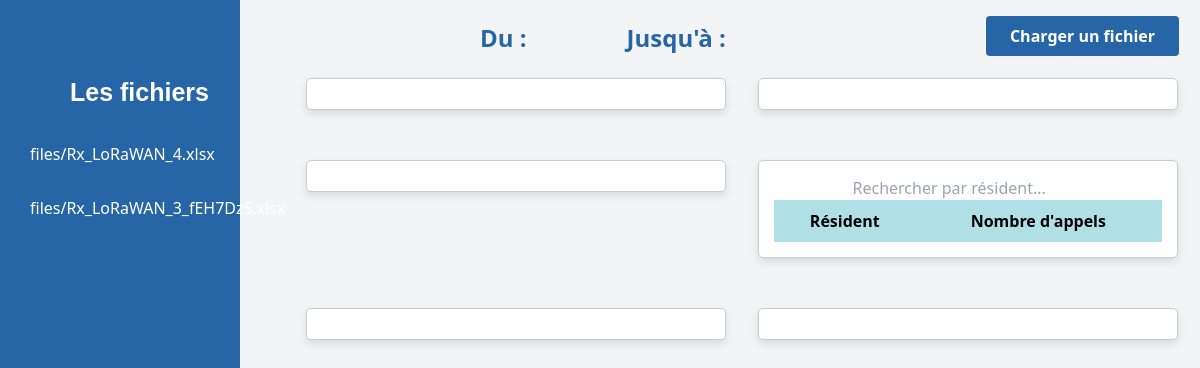
Before: /dashboard/ (signed in) with the older database file.
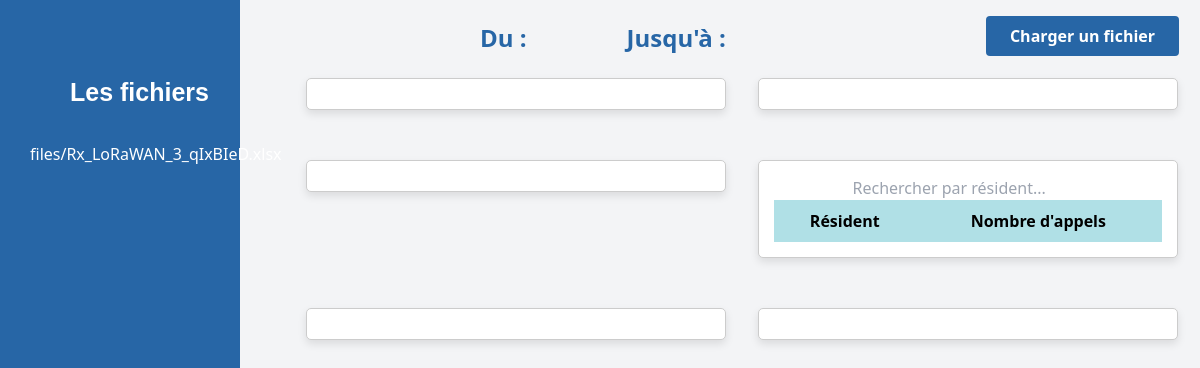
After: the same page with the newer database file.
### monsite/models.py (models this page shows)
class File(models.Model):
    start_date = models.CharField(max_length=50)
    end_date = models.CharField(max_length=50)
    file = models.FileField(upload_to='files/')

### monsite/views.py (the view)
def dash(request):
    files = File.objects.all()
    excel_data = []
    graph_html = ''
    graph_html3 = ''
    graph_calls_period_html = ''
    tableau_dynamique = None
    file_name = request.GET.get('file')
    start_date = request.GET.get('start_date')
    end_date = request.GET.get('end_date')
    print(start_date)
    print(end_date)
    if file_name:  # Check if file_name is not empty
        df1 = pd.read_excel("media/files/" + str(file_name), skiprows=1)
        excel_data.append(df1)
        for file in files:
            file.file = str(file.file).split('/')[-1] if '/' in str(file.file) else str(file.file).split('\\')[-1]
        combined_df = pd.concat(excel_data, ignore_index=True)
        combined_df['Day'] = combined_df['Date'].apply(lambda x: re.search(r'(\d+\s\w+)', x).group(0))
        combined_df['Time'] = combined_df['Date'].apply(lambda x: re.search(r'à\s(\d+:\d+)', x).group(1))
        combined_df['Sex'] = combined_df['Point d\'appel'].apply(extract_sex)
        combined_df['Time_Category'] = combined_df['Time'].apply(categorize_time)
        combined_df['Date'] = pd.to_datetime(combined_df['Date'], format='mixed', errors='coerce')
        calls_per_point_of_call = combined_df['Motif'].value_counts()
        graph_html3 = graphe3(calls_per_point_of_call)
        tableau_dynamique = creer_tableau_dynamique(combined_df)
        graph_html = plot_calls_per_day_and_time(combined_df)
        graph2_html=plot_time_vs_duration_scatter(combined_df)
        graph_html5=plot_calls_duration_ranges(combined_df)
        graph_html6=plot_calls_per_sex(combined_df)
        return render(request, 'stats.html', {'start_date' : start_date ,'end_date': end_date ,'files': files,'table_data': '', 'graph_html': graph_html, 'graph2_html': graph2_html, 'graph_calls_period_html': graph_calls_period_html,
                                               'graph_html3': graph_html3,'tableau_dynamique':tableau_dynamique,'graph_html5':graph_html5,'graph_html6':graph_html6})
    else:
        return render(request, 'stats.html', {'files': files, 'table_data': [], 'graph_html': '',
                                               'graph_calls_period_html': '','tableau_dynamique':''})

### monsite/TimeoutLogoutMiddleware.py (called while the page is built, shortened)
    def __call__(self, request):
        response = self.get_response(request)
        if request.user.is_authenticated:
            last_activity_time_str = request.session.get('last_activity_time')
            request.session['last_activity_time'] = timezone.now().isoformat()
        else:
            if not request.resolver_match or request.resolver_match.url_name != 'login':
                return redirect('login')  # Change 'login' to your login URL name
        return response

### templates/stats.html (shortened to what this page needs)
<!DOCTYPE html>
<html lang="fr">
<head>
    <link href="https://cdn.jsdelivr.net/npm/tailwindcss@2.2.19/dist/tailwind.min.css" rel="stylesheet">
    {% load static %}
    <link rel="stylesheet" type="text/css" href="{% static 'css/stats.css' %}">
    <link rel="stylesheet" href="https://code.jquery.com/ui/1.12.1/themes/base/jquery-ui.css">
    <link href="https://cdnjs.cloudflare.com/ajax/libs/font-awesome/6.0.0-beta3/css/all.min.css" rel="stylesheet">
</head>
<body class="bg-gray-100">
    <div class="dates">
        <p>Du : {{ start_date }}</p>
        <p>Jusqu'à : {{ end_date }}</p>
    </div>
    <div class="sidebar">
        <ul class="text-white">
            <p class="files-heading">Les fichiers</p>
            {% for file in files %}
            <li class="file-button">
                <span style="display: inline-block;">
                    <a href="{% url 'dash' %}?file={{ file.file }}&start_date={{ file.start_date }}&end_date={{ file.end_date }}">
                        <span class="filename">{{ file.file }}</span>
                    </a>
                </span>
            {% endfor %}
        </ul>
    </div>
    <div class="absolute top-0 right-0 mt-4 mr-4">
         <a href="upload">
          <button type="submit" style="
          background-color: #2766A6;
          transition: background-color 0.3s;
          margin-right: 5px;
        "
        class="text-white font-bold py-2 px-6 rounded"
        type="submit"
        onmouseover="this.style.backgroundColor='#3A92C5'"
        onmouseout="this.style.backgroundColor='#2766A6'">
            Charger un fichier
          </button>
        </a>
      </div>
    <div class="flex flex-wrap justify-center mt-12">
        <div class="card mx-4 ml-custom">
        </div>
        <div class="card mx-4">
        </div>
        <div class="card mx-4 ml-custom">
        </div>
        <div class="card mx-4" style="overflow-x: auto;text-align: center;">
            <input type="text" id="searchInput" onkeyup="searchTable()" placeholder="Rechercher par résident...">
            <div style="max-height: 420px; overflow-y: auto;">
                <table border="1" id="residentTable">
                    <thead>
                        <tr>
                            <th>Résident</th>
                            <th>Nombre d'appels</th>
                        </tr>
                    </thead>
                </table>
            </div>
        </div>
        <div class="card mx-4 ml-custom">
        </div>
        <div class="card mx-4 ">
        </div>
    </div>
</body>
</html>

Changed rows visible on the page:
removed File: file "files/Rx_LoRaWAN_4.xlsx"
removed File: file "files/Rx_LoRaWAN_3_fEH7DzS.xlsx"
added File: file "files/Rx_LoRaWAN_3_qIxBIeD.xlsx"
